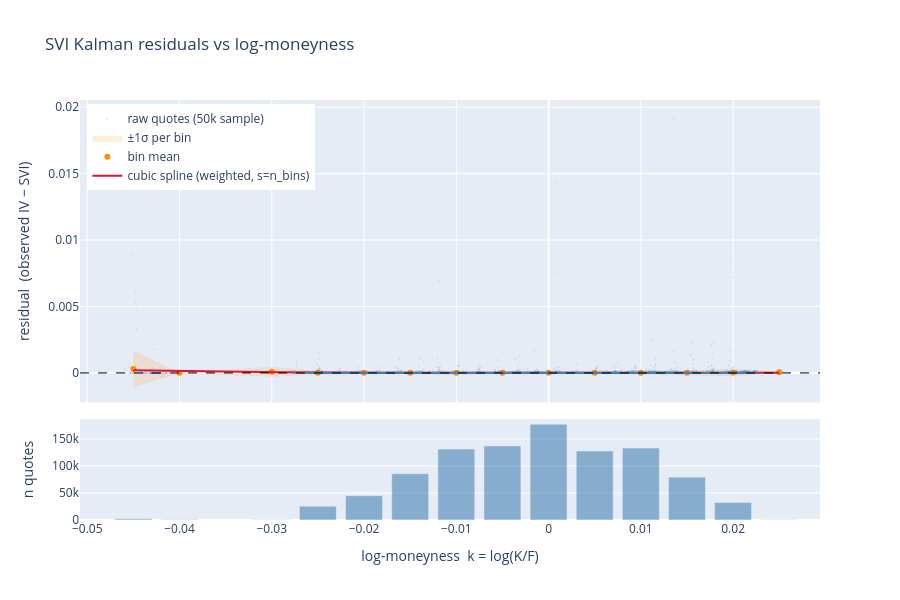

The code cell stored with this chart in its notebook:
### Code cell
from plotly.subplots import make_subplots
from scipy.interpolate import UnivariateSpline

df_res = df_quotes_result.filter(
    pl.col("observed_iv").is_not_nan()
    & pl.col("observed_iv").is_not_null()
    & pl.col("spline_iv").is_not_nan()
    & pl.col("spline_iv").is_not_null()
    & pl.col("log_moneyness").is_not_nan()
    & pl.col("log_moneyness").is_not_null()
).with_columns((pl.col("observed_iv") - pl.col("spline_iv")).alias("residual"))

# Per-bin stats (0.5% buckets)
bin_w = 0.005
df_agg = (
    df_res.with_columns(((pl.col("log_moneyness") / bin_w).round(0) * bin_w).alias("k_center"))
    .group_by("k_center")
    .agg(
        pl.col("residual").mean().alias("mean"),
        pl.col("residual").std().alias("std"),
        pl.col("residual").count().alias("n"),
    )
    .filter(pl.col("n") >= 100)
    .sort("k_center")
)

k = df_agg["k_center"].to_numpy()
mu = df_agg["mean"].to_numpy()
sig = df_agg["std"].to_numpy()
w = np.sqrt(df_agg["n"].to_numpy())

# Weighted smoothing cubic spline (k=3), s controls smoothness
cs_fn = UnivariateSpline(k, mu, w=w, k=3, s=len(k))
k_dense = np.linspace(k.min(), k.max(), 400)

df_sample = df_res.sample(n=min(50_000, df_res.shape[0]), seed=0)
k_raw = df_sample["log_moneyness"].to_numpy()
r_raw = df_sample["residual"].to_numpy()

fig = make_subplots(
    rows=2,
    cols=1,
    shared_xaxes=True,
    row_heights=[0.75, 0.25],
    vertical_spacing=0.04,
)

fig.add_trace(
    go.Scattergl(
        x=k_raw,
        y=r_raw,
        mode="markers",
        marker=dict(size=2, color="steelblue", opacity=0.15),
        name="raw quotes (50k sample)",
    ),
    row=1,
    col=1,
)

fig.add_trace(
    go.Scatter(
        x=np.concatenate([k, k[::-1]]),
        y=np.concatenate([mu + sig, (mu - sig)[::-1]]),
        fill="toself",
        fillcolor="rgba(255,140,0,0.15)",
        line=dict(color="rgba(255,140,0,0)"),
        name="±1σ per bin",
    ),
    row=1,
    col=1,
)

fig.add_trace(
    go.Scatter(
        x=k,
        y=mu,
        mode="markers",
        marker=dict(size=6, color="darkorange", symbol="circle"),
        name="bin mean",
    ),
    row=1,
    col=1,
)

fig.add_trace(
    go.Scatter(
        x=k_dense,
        y=cs_fn(k_dense),
        mode="lines",
        line=dict(color="crimson", width=2),
        name="cubic spline (weighted, s=n_bins)",
    ),
    row=1,
    col=1,
)

fig.add_hline(y=0, line=dict(color="black", width=1, dash="dash"), row=1, col=1)

fig.add_trace(
    go.Bar(
        x=k,
        y=df_agg["n"].to_numpy(),
        marker_color="steelblue",
        opacity=0.6,
        name="n quotes",
        showlegend=False,
    ),
    row=2,
    col=1,
)

fig.update_layout(
    title="SVI Kalman residuals vs log-moneyness",
    height=600,
    legend=dict(x=0.01, y=0.99),
)
fig.update_yaxes(title_text="residual  (observed IV − SVI)", row=1, col=1)
fig.update_yaxes(title_text="n quotes", row=2, col=1)
fig.update_xaxes(title_text="log-moneyness  k = log(K/F)", row=2, col=1)
fig.show()

print(f"Global mean residual : {float(df_res['residual'].mean()):.6f}")
print(f"Global std  residual : {float(df_res['residual'].std()):.6f}")
print(f"Worst bin mean       : k={k[abs(mu).argmax()]:+.3f}  μ={mu[abs(mu).argmax()]:.6f}")
print(f"Cubic spline knots   : {cs_fn.get_knots().round(4)}")

### Figure 1 — Plotly figure (JSON) as saved in the notebook; plotly's stock layout.template omitted (floating-point values rounded to 4 significant figures; data arrays with more than 128 entries replaced by an {"elided": "..."} marker saying what was removed)
{"data": [{"marker": {"color": "steelblue", "opacity": 0.15, "size": 2}, "mode": "markers", "name": "raw quotes (50k sample)", "type": "scattergl", "x": {"elided": "50000 float values"}, "xaxis": "x", "y": {"elided": "50000 float values"}, "yaxis": "y"}, {"fill": "toself", "fillcolor": "rgba(255,140,0,0.15)", "line": {"color": "rgba(255,140,0,0)"}, "name": "±1σ per bin", "type": "scatter", "x": [-0.045, -0.04, -0.03, -0.025, -0.02, -0.015, -0.01, -0.005, 0.0, 0.005, 0.01, 0.015, 0.02, 0.025, 0.025, 0.02, 0.015, 0.01, 0.005, 0.0, -0.005, -0.01, -0.015, -0.02, -0.025, -0.03, -0.04, -0.045], "xaxis": "x", "y": [0.001674, 4.946e-05, 0.0004709, 0.000174, 0.0001077, 0.000152, 0.0001706, 0.0001128, 0.0001339, 0.0001162, 0.0001471, 0.0002056, 0.0003389, 0.0001172, -6.808e-06, -0.0002616, -0.0001767, -0.0001271, -0.0001013, -0.0001198, -9.849e-05, -0.0001561, -0.0001317, -9.04e-05, -0.0001331, -0.0002813, -3.587e-05, -0.001079], "yaxis": "y"}, {"marker": {"color": "darkorange", "size": 6, "symbol": "circle"}, "mode": "markers", "name": "bin mean", "type": "scatter", "x": [-0.045, -0.04, -0.03, -0.025, -0.02, -0.015, -0.01, -0.005, 0.0, 0.005, 0.01, 0.015, 0.02, 0.025], "xaxis": "x", "y": [0.0002974, 6.799e-06, 9.482e-05, 2.045e-05, 8.638e-06, 1.013e-05, 7.251e-06, 7.146e-06, 7.034e-06, 7.463e-06, 1.002e-05, 1.443e-05, 3.867e-05, 5.517e-05], "yaxis": "y"}, {"line": {"color": "crimson", "width": 2}, "mode": "lines", "name": "cubic spline (weighted, s=n_bins)", "type": "scatter", "x": {"elided": "400 float values"}, "xaxis": "x", "y": {"elided": "400 float values"}, "yaxis": "y"}, {"marker": {"color": "steelblue"}, "name": "n quotes", "opacity": 0.6, "showlegend": false, "type": "bar", "x": [-0.045, -0.04, -0.03, -0.025, -0.02, -0.015, -0.01, -0.005, 0.0, 0.005, 0.01, 0.015, 0.02, 0.025], "xaxis": "x2", "y": [2198, 896, 455, 25586, 44988, 85707, 131261, 137063, 177344, 127796, 133196, 79234, 32424, 375], "yaxis": "y2"}], "layout": {"height": 600, "legend": {"x": 0.01, "y": 0.99}, "shapes": [{"line": {"color": "black", "dash": "dash", "width": 1}, "type": "line", "x0": 0, "x1": 1, "xref": "x domain", "y0": 0, "y1": 0, "yref": "y"}], "title": {"text": "SVI Kalman residuals vs log-moneyness"}, "xaxis": {"anchor": "y", "domain": [0, 1], "matches": "x2", "showticklabels": false}, "xaxis2": {"anchor": "y2", "domain": [0, 1], "title": {"text": "log-moneyness  k = log(K/F)"}}, "yaxis": {"anchor": "x", "domain": [0.28, 1], "title": {"text": "residual  (observed IV − SVI)"}}, "yaxis2": {"anchor": "x2", "domain": [0, 0.24], "title": {"text": "n quotes"}}}}
